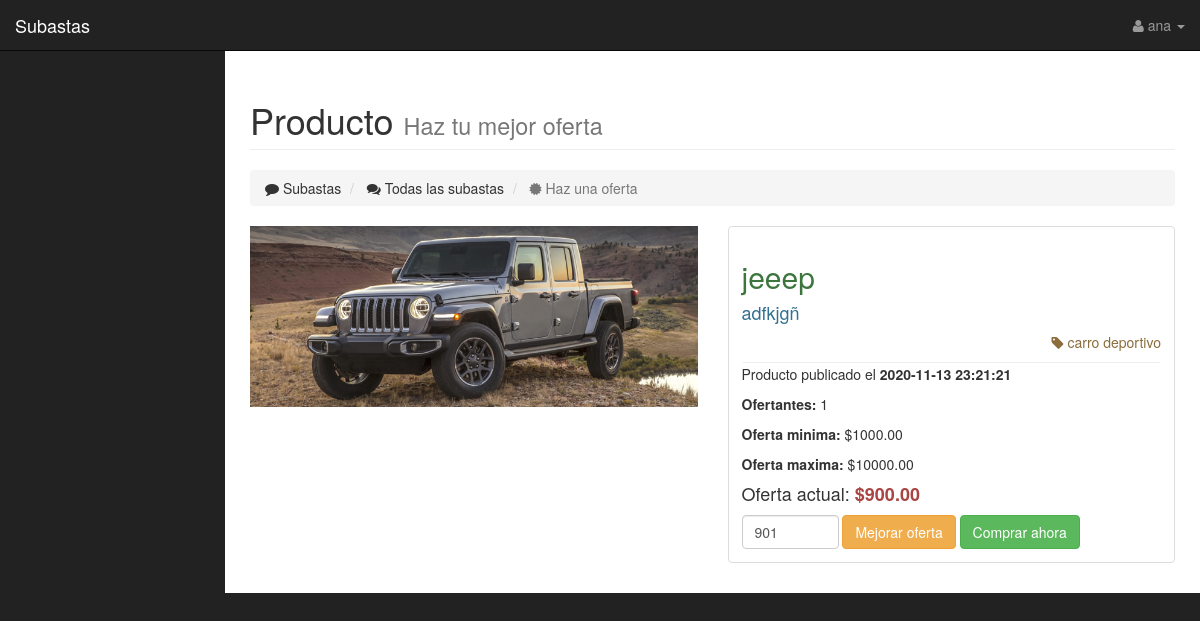
The app's page /subasta.php?id=10 (signed in) with its own data.
### tables this page shows
CREATE TABLE `oferta` (
  `id_oferta` int(11) NOT NULL,
  `oferta` int(11) NOT NULL,
  `estado` int(11) DEFAULT NULL,
  `fecha_hora` datetime DEFAULT NULL,
  `subasta_id_subasta` int(11) NOT NULL,
  `comprador_idcomprador` int(11) NOT NULL
);

CREATE TABLE `producto` (
  `idproducto` int(11) NOT NULL,
  `nombre` varchar(50) NOT NULL,
  `descripcion` varchar(200) DEFAULT NULL,
  `imagen` varchar(200) DEFAULT NULL,
  `categoria_id_categoria` int(11) NOT NULL
);

CREATE TABLE `categoria` (
  `id_categoria` int(11) NOT NULL,
  `categoria` varchar(30) DEFAULT NULL,
  `descripcion` varchar(45) DEFAULT NULL
);

CREATE TABLE `subasta` (
  `id_subasta` int(11) NOT NULL,
  `min` int(11) DEFAULT NULL,
  `max` int(11) DEFAULT NULL,
  `tiempo_ini` datetime DEFAULT NULL,
  `tiempo_fin` datetime NOT NULL,
  `estado` int(11) NOT NULL,
  `comprador` int(11) NOT NULL,
  `usuario_idusuario` int(11) NOT NULL,
  `producto_idproducto` int(11) NOT NULL
);

### conexion/config.php (called while the page is built)
<?php
  	$servidor = "localhost";
  	$usuario = "root";
  	$clave = "";
  	$database = "bdsubasta";
?>

### conexion/Conexion.php (called while the page is built, shortened)
<?php
    class Conexion{
    private $conn = null;
    public function __construct(){
        include("config.php");
        $this->conn = new mysqli($servidor, $usuario, $clave,  $database);
        $this->conn->set_charset("utf8");
    }
    public function select($qry){
        $result = $this->conn->query($qry);
        return $result;
    }
}
?>

### subasta.php (the view, shortened to what this page needs)
<?php
  include ("conexion/Conexion.php");
  $bd = new Conexion();
  $id_sub = $_GET["id"];
?>
<!DOCTYPE html>
<html lang="es">
<head>
    <link href="css/bootstrap.min.css" rel="stylesheet">
    <link href="css/sb-admin.css" rel="stylesheet">
    <link href="css/plugins/morris.css" rel="stylesheet">
    <link href="font-awesome/css/font-awesome.min.css" rel="stylesheet" type="text/css">
</head>
<body>
    <div id="wrapper">
        <nav class="navbar navbar-inverse navbar-fixed-top" role="navigation">
            <div class="navbar-header">
                <a class="navbar-brand" href="subastas.php">Subastas</a>
            </div>
            <?php
              include ("header.php");
            ?>
        </nav>
        <div id="page-wrapper">
            <div class="container-fluid">
                <div class="row">
                    <div class="col-lg-12">
                        <h1 class="page-header">
                            Producto <small>Haz tu mejor oferta</small>
                        </h1>
                        <ol class="breadcrumb">
                            <li>
                                <i class="fa fa-comment"></i> Subastas
                            </li>
                            <li>
                                <i class="fa fa-comments"></i> Todas las subastas
                            </li>
                            <li class="active">
                                <i class="fa fa-certificate"></i> Haz una oferta
                            </li>
                        </ol>
                    </div>
                </div>
                <div class="row">
                  <?php
                      $res = $bd->select("SELECT * from subasta where id_subasta=$id_sub");
                      if($res->num_rows > 0){
                        while($row = $res->fetch_assoc()){
                          $min = $row["min"];
                          $max = $row["max"];
                          $ini = $row["tiempo_ini"];
                          $estado = $row["estado"];
                          $subastador = $row["usuario_idusuario"];
                          $id_producto = $row["producto_idproducto"];
                          $res2 = $bd->select("SELECT * from producto where idproducto=$id_producto");
                          if($res2->num_rows > 0){
                            while($row2 = $res2->fetch_assoc()){
                              $nombre_p = $row2["nombre"];
                              $imagen_p = $row2["imagen"];
                              $descripcion_p = $row2["descripcion"];
                              $id_categoria = $row2["categoria_id_categoria"];
                              $result = $bd->select("SELECT * from categoria where id_categoria=$id_categoria");
                              $categoria_arr = mysqli_fetch_array($result);
                              $categoria = $categoria_arr["categoria"];
                              $res_count=$bd->select("SELECT count(*) as total from oferta where subasta_id_subasta=$id_sub");
                              $data=mysqli_fetch_array($res_count);
                              $count_ofert = $data['total'];
                              $res3 = $bd->select("SELECT * from oferta where subasta_id_subasta=$id_sub order by id_oferta desc limit 1");
                              if($res3->num_rows > 0){
                                while($row3 = $res3->fetch_assoc()){
                                  $oferta = $row3["oferta"];
                                  $ofertante_comp = $row3["comprador_idcomprador"];
                                  ?>
                                  <div class="col-sm-6 col-md-6">
                                      <?php
                                        echo "<img src='images/productos/$imagen_p' style='max-height: 450px; width: 100%;'>";
                                      ?>
                                  </div>
                                  <div class="col-sm-6 col-md-6">
                                    <div class="thumbnail">
                                      <div class="caption">
                                        <h2 class="text-success"><?php echo $nombre_p; ?></h2>
                                        <h4 class="text-info"><?php echo $descripcion_p; ?></h4>
                                        <p class="text-warning text-right"><i class="fa fa-tag"></i> <?php echo $categoria; ?></p>
                                        <hr style="margin: 1px 1px 1px 1px;">
                                        <p>Producto publicado el <?php echo "<b>$ini</b>"; ?></p>
                                        <p><?php echo "<b>Ofertantes:</b> $count_ofert";?></p>
                                        <p><?php echo "<b>Oferta minima:</b> $$min.00"; ?></p>
                                        <p><?php echo "<b>Oferta maxima:</b> $$max.00"; ?></p>
                                        <h4>Oferta actual: <b class="text-danger"><?php echo "$$oferta.00"; ?></b></h4>
                                        <form class="form-inline" action="" method="post">
                                          <?php
                                            if($estado == 1 || $_SESSION["id_usuario"] == $ofertante_comp || $_SESSION["id_usuario"] == $subastador){
                                              ?>
                                              <div class="form-group">
                                                <input type="number" disabled name="oferta" max="<?php echo $max;?>" min="<?php echo $oferta+1;?>" class="form-control" value="<?php echo $oferta+1;?>">
                                              </div>
                                              <button type="submit" disabled class="btn btn-warning" name="ofertar">Mejorar oferta</button>
                                              <button type="submit" disabled class="btn btn-success" name="comprar">Comprar ahora</button>
                                              <?php
                                            }elseif($estado == 0){
                                              ?>
                                              <div class="form-group">
                                                <input type="number" name="oferta" max="<?php echo $max;?>" min="<?php echo $oferta+1;?>" class="form-control" value="<?php echo $oferta+1;?>">
                                              </div>
                                              <button type="submit" class="btn btn-warning" name="ofertar">Mejorar oferta</button>
                                              <button type="submit" class="btn btn-success" name="comprar">Comprar ahora</button>
                                              <?php
                                            }
                                          ?>
                                        </form>
                                      </div>
                                    </div>
                                  </div>
                                  <?php
                                }
                              }
                            }
                          }else{
                            echo "<h4>Hubo un error al recuperar el producto</h4>";
                          }
                        }
                      }else{
                        echo "<h3>Por el momento no existen subastas</h3>";
                      }
                  ?>
                </div>
            </div>
        </div>
    </div>
</body>
</html>

### css/sb-admin.css (style rules this page uses)
body { margin-top: 100px; background-color: #222; }
@media (min-width:768px) { body { margin-top: 50px; } }
#wrapper { padding-left: 0; }
#page-wrapper { width: 100%; padding: 0; background-color: #fff; }
@media (min-width:768px) { #wrapper { padding-left: 225px; } }
@media (min-width:768px) { #page-wrapper { padding: 10px; } }

### records on screen
producto: nombre "jeeep", descripcion "adfkjgñ"
oferta: producto.imagen (picture), subasta_id_subasta.tiempo_ini "2020-11-13 23:21:21", count_ofert "1", subasta_id_subasta.min "1000", subasta_id_subasta.max "10000", oferta "900", oferta "901"
categoria: categoria "carro deportivo"

### other values on screen
$_SESSION["nomb_comp"] "ana"
